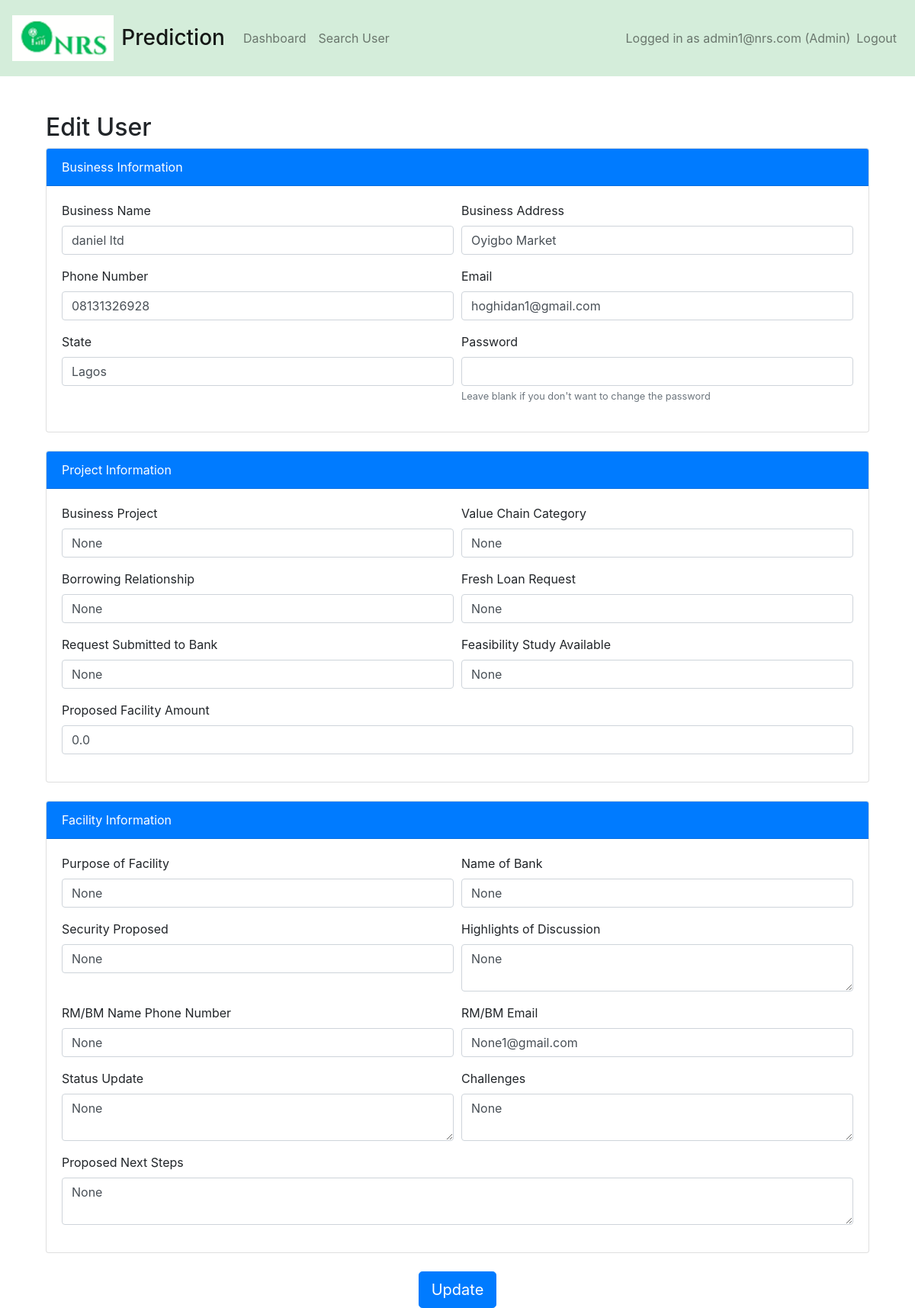
Screenshot of /edit_user/1 (signed in) with the database file from the repository.
### app.py (models this page shows)
class User(UserMixin, db.Model):
    id = db.Column(db.Integer, primary_key=True)
    business_name = db.Column(db.String(150), nullable=False)
    business_address = db.Column(db.String(150), nullable=False)
    phone_number = db.Column(db.String(15), nullable=False)
    email = db.Column(db.String(100), unique=True, nullable=False)
    state = db.Column(db.String(50), nullable=False)
    password = db.Column(db.String(200), nullable=False)
    prediction_id = db.Column(db.String(36), unique=True, nullable=True)
    is_admin = db.Column(db.Boolean, default=False)
    business_project = db.Column(db.String(150), nullable=True)
    value_chain_cat = db.Column(db.String(150), nullable=True)
    borrowing_relationship = db.Column(db.String(10), nullable=True)
    fresh_loan_request = db.Column(db.String(15), nullable=True)
    request_submitted_to_bank = db.Column(db.String(10), nullable=True)
    feasibility_study_available = db.Column(db.String(10), nullable=True)
    proposed_facility_amount = db.Column(db.Float(20), nullable=True)
    PURPOSE_OF_FACILITY = db.Column(db.String(100), nullable=True)
    NAME_OF_BANK = db.Column(db.String(100), nullable=True)
    SECURITY_PROPOSED = db.Column(db.String(100), nullable=True)
    HIGHLIGHTS_OF_DISCUSSION = db.Column(db.Text)
    RM_BM_NAME_PHONE_NUMBER = db.Column(db.String(100), nullable=True)
    RM_BM_EMAIL = db.Column(db.String(100), nullable=True)
    STATUS_UPDATE = db.Column(db.Text)
    CHALLENGES = db.Column(db.Text)
    PROPOSED_NEXT_STEPS = db.Column(db.Text)

### app.py (the view, shortened to what this page needs)
@app.route('/edit_user/<int:user_id>', methods=['GET', 'POST'])
@admin_required
def edit_user(user_id):
    user = User.query.get_or_404(user_id)
    if not session['is_admin']:
        abort(403)  # Forbidden
    return render_template('edit_user.html', user=user)

### app.py (called while the page is built)
@app.before_request
def before_request():
    session.permanent = True
    app.permanent_session_lifetime = timedelta(minutes=10)
    session.modified = True
    session['last_activity'] = time.time()

def admin_required(f):
    @wraps(f)
    def decorated_function(*args, **kwargs):
        if 'user_id' not in session or not session.get('is_admin'):
            flash('You do not have permission to access this page.', 'danger')
            return redirect(url_for('login'))
        return f(*args, **kwargs)
    return decorated_function

### templates/edit_user.html (shortened to what this page needs)
{% extends "base.html" %}
{% block content %}
<div class="container mt-5">
    <h2>Edit User</h2>
    <form method="POST">
        <div class="card mb-4">
            <div class="card-header bg-primary text-white">Business Information</div>
            <div class="card-body">
                <div class="form-row">
                    <div class="form-group col-md-6">
                        <label for="business_name">Business Name</label>
                        <input type="text" class="form-control" id="business_name" name="business_name" value="{{ user.business_name }}">
                    </div>
                    <div class="form-group col-md-6">
                        <label for="business_address">Business Address</label>
                        <input type="text" class="form-control" id="business_address" name="business_address" value="{{ user.business_address }}">
                    </div>
                </div>
                <div class="form-row">
                    <div class="form-group col-md-6">
                        <label for="phone_number">Phone Number</label>
                        <input type="text" class="form-control" id="phone_number" name="phone_number" value="{{ user.phone_number }}">
                    </div>
                    <div class="form-group col-md-6">
                        <label for="email">Email</label>
                        <input type="email" class="form-control" id="email" name="email" value="{{ user.email }}">
                    </div>
                </div>
                <div class="form-row">
                    <div class="form-group col-md-6">
                        <label for="state">State</label>
                        <input type="text" class="form-control" id="state" name="state" value="{{ user.state }}">
                    </div>
                    <div class="form-group col-md-6">
                        <label for="password">Password</label>
                        <input type="password" class="form-control" id="password" name="password">
                        <small class="form-text text-muted">Leave blank if you don't want to change the password</small>
                    </div>
                </div>
            </div>
        </div>
        <div class="card mb-4">
            <div class="card-header bg-primary text-white">Project Information</div>
            <div class="card-body">
                <div class="form-row">
                    <div class="form-group col-md-6">
                        <label for="business_project">Business Project</label>
                        <input type="text" class="form-control" id="business_project" name="business_project" value="{{ user.business_project }}">
                    </div>
                    <div class="form-group col-md-6">
                        <label for="value_chain_cat">Value Chain Category</label>
                        <input type="text" class="form-control" id="value_chain_cat" name="value_chain_cat" value="{{ user.value_chain_cat }}">
                    </div>
                </div>
                <div class="form-row">
                    <div class="form-group col-md-6">
                        <label for="borrowing_relationship">Borrowing Relationship</label>
                        <input type="text" class="form-control" id="borrowing_relationship" name="borrowing_relationship" value="{{ user.borrowing_relationship }}">
                    </div>
                    <div class="form-group col-md-6">
                        <label for="fresh_loan_request">Fresh Loan Request</label>
                        <input type="text" class="form-control" id="fresh_loan_request" name="fresh_loan_request" value="{{ user.fresh_loan_request }}">
                    </div>
                </div>
                <div class="form-row">
                    <div class="form-group col-md-6">
                        <label for="request_submitted_to_bank">Request Submitted to Bank</label>
                        <input type="text" class="form-control" id="request_submitted_to_bank" name="request_submitted_to_bank" value="{{ user.request_submitted_to_bank }}">
                    </div>
                    <div class="form-group col-md-6">
                        <label for="feasibility_study_available">Feasibility Study Available</label>
                        <input type="text" class="form-control" id="feasibility_study_available" name="feasibility_study_available" value="{{ user.feasibility_study_available }}">
                    </div>
                </div>
                <div class="form-group">
                    <label for="proposed_facility_amount">Proposed Facility Amount</label>
                    <input type="number" class="form-control" id="proposed_facility_amount" name="proposed_facility_amount" value="{{ user.proposed_facility_amount }}">
                </div>
            </div>
        </div>
         <div class="card mb-4">
            <div class="card-header bg-primary text-white">Facility Information</div>
            <div class="card-body">
                <div class="form-row">
                    <div class="form-group col-md-6">
                        <label for="purpose_of_facility">Purpose of Facility</label>
                        <input type="text" class="form-control" id="purpose_of_facility" name="purpose_of_facility" value="{{ user.PURPOSE_OF_FACILITY }}">
                    </div>
                    <div class="form-group col-md-6">
                        <label for="name_of_bank">Name of Bank</label>
                        <input type="text" class="form-control" id="name_of_bank" name="name_of_bank" value="{{ user.NAME_OF_BANK }}">
                    </div>
                </div>
                <div class="form-row">
                    <div class="form-group col-md-6">
                        <label for="security_proposed">Security Proposed</label>
                        <input type="text" class="form-control" id="security_proposed" name="security_proposed" value="{{ user.SECURITY_PROPOSED }}">
                    </div>
                    <div class="form-group col-md-6">
                        <label for="highlights_of_discussion">Highlights of Discussion</label>
                        <textarea class="form-control" id="highlights_of_discussion" name="highlights_of_discussion">{{ user.HIGHLIGHTS_OF_DISCUSSION }}</textarea>
                    </div>
                </div>
                <div class="form-row">
                    <div class="form-group col-md-6">
                        <label for="rm_bm_name_phone_number">RM/BM Name Phone Number</label>
                        <input type="text" class="form-control" id="rm_bm_name_phone_number" name="rm_bm_name_phone_number" value="{{ user.RM_BM_NAME_PHONE_NUMBER }}">
                    </div>
                    <div class="form-group col-md-6">
                        <label for="rm_bm_email">RM/BM Email</label>
                        <input type="email" class="form-control" id="rm_bm_email" name="rm_bm_email" value="{{ user.RM_BM_EMAIL }}">
                    </div>
                </div>
                <div class="form-row">
                    <div class="form-group col-md-6">
                        <label for="status_update">Status Update</label>
                        <textarea class="form-control" id="status_update" name="status_update">{{ user.STATUS_UPDATE }}</textarea>
                    </div>
                    <div class="form-group col-md-6">
                        <label for="challenges">Challenges</label>
                        <textarea class="form-control" id="challenges" name="challenges">{{ user.CHALLENGES }}</textarea>
                    </div>
                </div>
                <div class="form-group">
                    <label for="proposed_next_steps">Proposed Next Steps</label>
                    <textarea class="form-control" id="proposed_next_steps" name="proposed_next_steps">{{ user.PROPOSED_NEXT_STEPS }}</textarea>
                </div>
            </div>
        </div>
        <div class="text-center">
            <button type="submit" class="btn btn-primary btn-lg">Update</button>
        </div>
    </form>
</div>
{% endblock %}

### rows the page displays
User: business_name "daniel ltd", business_address "Oyigbo Market", phone_number "08131326928", email "hoghidan1@gmail.com", state "Lagos", business_project "None", value_chain_cat "None", borrowing_relationship "None", fresh_loan_request "None", request_submitted_to_bank "None", feasibility_study_available "None", proposed_facility_amount "0.0", purpose_of_facility "None", name_of_bank "None", security_proposed "None", highlights_of_discussion "None", rm_bm_name_phone_number "None", rm_bm_email "None1@gmail.com", status_update "None", challenges "None", proposed_next_steps "None"

### other values shown
{{ session['email'] }} "admin1@nrs.com"
